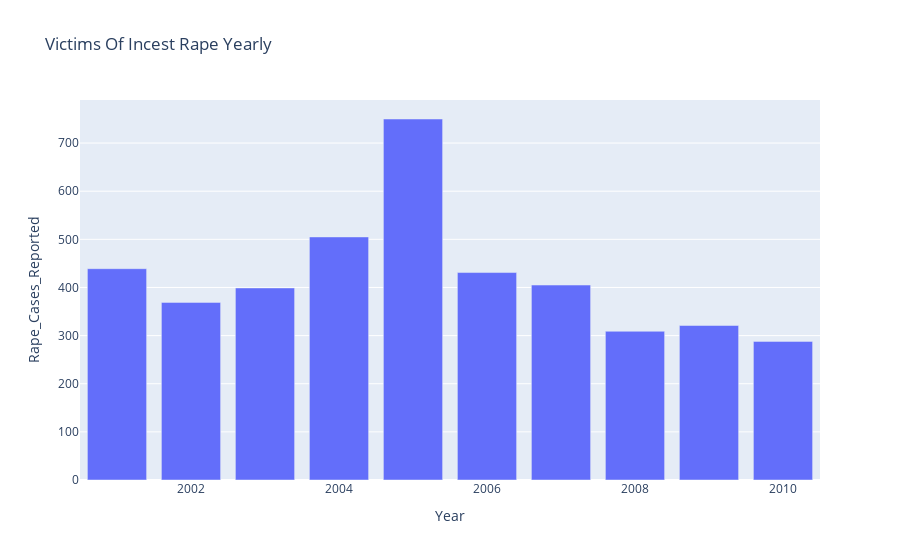

The code cell stored with this chart in its notebook:
### Code cell
inc_victims = victims[victims['Subgroup']=='Victims of Incest Rape']

sum_cases=inc_victims.groupby('Year')['Rape_Cases_Reported'].sum().reset_index()
#sum_cases.columns=['Year', 'Rape_Cases_Reported']

fig1 = px.bar(sum_cases,x='Year',y='Rape_Cases_Reported', title='Victims Of Incest Rape Yearly')
fig1.show()

### Figure 1 — Plotly figure (JSON) as saved in the notebook; plotly's stock layout.template omitted (floating-point values rounded to 4 significant figures)
{"data": [{"alignmentgroup": "True", "hovertemplate": "Year=%{x}<br>Rape_Cases_Reported=%{y}<extra></extra>", "legendgroup": "", "marker": {"color": "#636efa", "pattern": {"shape": ""}}, "name": "", "offsetgroup": "", "orientation": "v", "showlegend": false, "textposition": "auto", "type": "bar", "x": [2001, 2002, 2003, 2004, 2005, 2006, 2007, 2008, 2009, 2010], "xaxis": "x", "y": [439, 369, 399, 505, 750, 431, 405, 309, 321, 288], "yaxis": "y"}], "layout": {"barmode": "relative", "legend": {"tracegroupgap": 0}, "title": {"text": "Victims Of Incest Rape Yearly"}, "xaxis": {"anchor": "y", "domain": [0, 1], "title": {"text": "Year"}}, "yaxis": {"anchor": "x", "domain": [0, 1], "title": {"text": "Rape_Cases_Reported"}}}}
